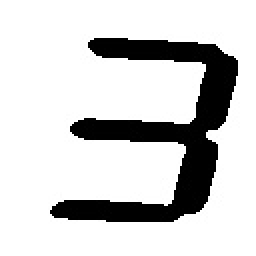
//> input picture test_data/33.jpg, 128 x 128 px (shown 2 times larger)
$ ./make_preprocess   (built with g++ and OpenCV 4)
//> lines starting //> are read from the running program, lines starting //| are printed output that depends on the picture; after the words box and inside, x2 and y2 are one past the last pixel; in counts of white or black regions, pixels touching at a corner belong together
#include <iostream>
#include <opencv2/opencv.hpp>
#include <math.h>

using namespace std;
using namespace cv;

void preprocess(Mat &src);
void preprocess2(Mat &src);
void preprocess3(Mat &src);
void preprocess4(Mat &src);

int main(){
	//Mat src1 = imread("./test_data/01.jpg", 0);
	Mat src1 = imread("./test_data/33.jpg", 0);
//> src1 is the input picture: 128 rows x 128 cols, CV_8UC1; min 0, max 255, mean 207.7
	//Mat src1 = imread("./test_data/13.png", 0);
	if(!src1.data){
		perror("1 read file failed!\n");
	}
//	src1 = src1 < 100;
	preprocess4(src1);

	waitKey(0);
	return 0;
}

void preprocess4(Mat &src){
	imshow("origin", src);

	Mat canny, out, rect;
	vector<Vec2f> lines;
	Canny(src, canny, 3, 9);
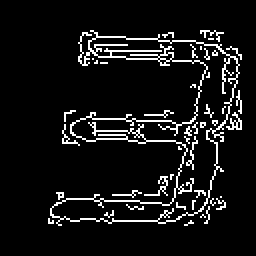
//> canny: 128 rows x 128 cols, CV_8UC1 (shown 2 times larger); 8% white in thin lines or dots, all inside (x1, y1, x2, y2) = (24, 15, 121, 113)
	HoughLines(canny, lines, 1, CV_PI/180, 25);
//> lines = 272 lines (rho, theta), first 12: [56, 1.62], [14, 1.64], [25, 1.62], [96, 1.64], [57, 1.61], [97, 1.62], [123, 0.23], [98, 1.61], [107, 0.24], [24, 1.64], [26, 1.55], [66, 1.62]
	float angle = 0, angle2 = 0;
	int num = 0, num2 = 0;
	for(size_t i = 0; i < lines.size(); i++){
		float theta = lines[i][1];
		float temp = theta / CV_PI * 180;
		//cout << lines[i][0] << "   " << temp << endl;
		if((temp < 30) && (temp > 0)){
			angle += temp;
			num++;
		} else if(temp > 90 && temp < 120){
			angle2 += temp;
			num2++;
		}
	}
//> this loop made 272 passes
//> (theta, temp, angle) on passes 7, 9, 20, 22, 28, 35, 46, 55, 56, 57, 58, 59: (0.227, 13, 13), (0.244, 14, 27), (0.227, 13, 40), (0.262, 15, 55), (0.244, 14, 69), (0.192, 11, 80), (0.157, 9, 89), (0.0873, 5, 94), (0.105, 6, 100), (0.105, 6, 106), (0.14, 8, 114), (0.175, 10, 124)
//> (theta, temp, angle2) on passes 1 to 6: (1.62, 93, 93), (1.64, 94, 187), (1.62, 93, 280), (1.64, 94, 374), (1.61, 92, 466), (1.62, 93, 559)
//> after the loop, angle = 694; num = 52; angle2 = 8269; num2 = 86
	if(num != 0){
		angle = angle / num;
//> angle = 13.35
		angle = angle * CV_PI / 180;
//> angle = 0.233
	}

	if(num2 != 0){
		angle2 = angle2 / num2;
//> angle2 = 96.15
		angle2 = angle2 * CV_PI / 180;
//> angle2 = 1.68
	}

	cout << "angle: "  << angle / CV_PI * 180 << endl;
//| angle: 13.3462
	cout << "angle2: " << angle2 / CV_PI * 180 << endl;
//| angle2: 96.1512

	float x_cdt = 40, y_cdt = 40, rate = 20;
	Point2f pdst[3] = {Point2f(x_cdt, y_cdt), Point2f(x_cdt, y_cdt-rate),
					   Point2f(x_cdt+rate, y_cdt)};
	if(num2 != 0){
		Point2f psrc[3] = {Point2f(x_cdt, y_cdt),
					       Point2f(x_cdt+rate*sin(angle),y_cdt-rate*cos(angle)),
					       Point2f(x_cdt+rate*sin(CV_PI-angle2),
								   y_cdt+rate*cos(CV_PI-angle2))};
//> psrc = 3 Points (x, y): [40, 40], [44.62, 20.54], [59.88, 42.14]
		rect = getAffineTransform(psrc, pdst);
//> rect = [[0.981, 0.233, -8.54], [-0.108, 1, 4.23]]
	} else {
		Point2f psrc[3] = {Point2f(x_cdt, y_cdt),
						   Point2f(x_cdt+rate*sin(angle),y_cdt-rate*cos(angle)),
						   Point2f(x_cdt+rate,y_cdt)};
		rect = getAffineTransform(psrc, pdst);
	}
// [15 lines of commented-out code are left out]
	imshow("canny", canny);
	// [4 lines of commented-out code are left out]
	warpAffine(src, out, rect, src.size());
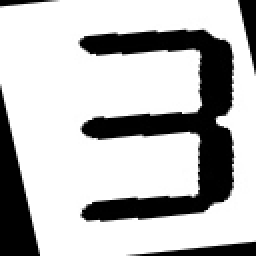
//> out: 128 rows x 128 cols, CV_8UC1 (shown 2 times larger); min 0, max 255, mean 186.7
	imshow("done", out);
}

// [132 lines left out: functions preprocess3, preprocess2, preprocess, not called in this run]

$ run again, with test_data/01.jpg copied over test_data/33.jpg
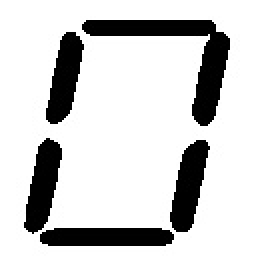
//> input picture test_data/01.jpg, 128 x 128 px (shown 2 times larger)
//> src1 is the input picture: 128 rows x 128 cols, CV_8UC1; min 0, max 255, mean 204.7
//> in preprocess4, `Canny(src, canny, 3, 9);`:
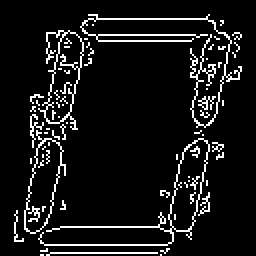
//> canny: 128 rows x 128 cols, CV_8UC1 (shown 2 times larger); 8.7% white in thin lines or dots, all inside (x1, y1, x2, y2) = (7, 7, 121, 128)
//> lines = 247 lines (rho, theta), first 12: [17, 1.57], [116, 0.19], [122, 1.57], [117, 0.21], [114, 1.55], [9, 1.57], [16, 1.59], [121, 1.59], [112, 1.59], [125, 1.59], [18, 1.55], [113, 1.57]
//> the loop in preprocess4, `for(size_t i = 0; i < lines.size(); i++)` made 247 passes
//> (theta, temp, angle) on passes 2, 4, 17, 18, 19, 21, 22, 24: (0.192, 11, 11), (0.209, 12, 23), (0.209, 12, 35), (0.192, 11, 46), (0.192, 11, 57), (0.209, 12, 69), (0.227, 13, 82), (0.175, 10, 92)
//> after the loop in preprocess4, `for(size_t i = 0; i < lines.size(); i++)`: angle = 1791; num = 142; angle2 = 2136; num2 = 23
//> in preprocess4, `angle = angle / num;`: angle = 12.61
//> in preprocess4, `angle = angle * CV_PI / 180;`: angle = 0.22
//> in preprocess4, `angle2 = angle2 / num2;`: angle2 = 92.87
//> in preprocess4, `angle2 = angle2 * CV_PI / 180;`: angle2 = 1.62
//| angle: 12.6127
//| angle2: 92.8696
//> psrc = 3 Points (x, y): [40, 40], [44.37, 20.48], [59.97, 41]
//> rect = [[0.99, 0.222, -8.47], [-0.0508, 1.01, 1.5]]
//> in preprocess4, `warpAffine(src, out, rect, src.size());`:
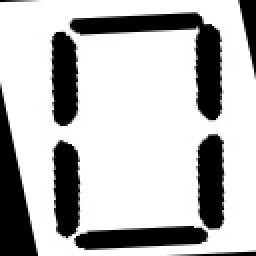
//> out: 128 rows x 128 cols, CV_8UC1 (shown 2 times larger); min 0, max 255, mean 187.3

$ run again, with test_data_origin/13.png saved as test_data/33.jpg
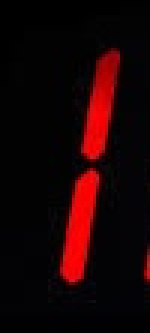
//> input picture test_data_origin/13.png, 50 x 111 px (shown 3 times larger)
//> in preprocess4, `Canny(src, canny, 3, 9);`:
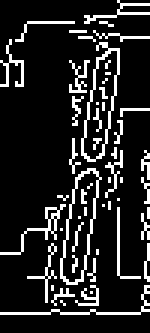
//> canny: 111 rows x 50 cols, CV_8UC1 (shown 3 times larger); 14.3% white in thin lines or dots
//> lines = 133 lines (rho, theta), first 12: [35, 0.17], [36, 0.19], [34, 0.16], [42, 0.17], [39, 0], [41, 0.16], [36, 0.07], [28, 0.09], [40, 0.14], [-36, 3.11], [27, 0.07], [104, 1.57]
//> the loop in preprocess4, `for(size_t i = 0; i < lines.size(); i++)` made 133 passes
//> (theta, temp, angle) on passes 1, 2, 3, 4, 6, 7, 8, 9: (0.175, 10, 10), (0.192, 11, 21), (0.157, 9, 30), (0.175, 10, 40), (0.157, 9, 49), (0.0698, 4, 53), (0.0873, 5, 58), (0.14, 8, 66)
//> after the loop in preprocess4, `for(size_t i = 0; i < lines.size(); i++)`: angle = 954; num = 83; angle2 = 0
//> in preprocess4, `angle = angle / num;`: angle = 11.49
//> in preprocess4, `angle = angle * CV_PI / 180;`: angle = 0.201
//| angle: 11.494
//| angle2: 0
//> psrc = 3 Points (x, y): [40, 40], [43.99, 20.4], [60, 40]
//> rect = [[1, 0.203, -8.13], [8.33e-17, 1.02, -0.819]]
//> in preprocess4, `warpAffine(src, out, rect, src.size());`:
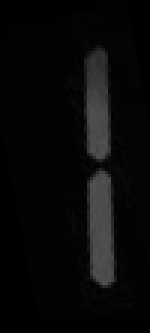
//> out: 111 rows x 50 cols, CV_8UC1 (shown 3 times larger); min 0, max 83, mean 9.2
